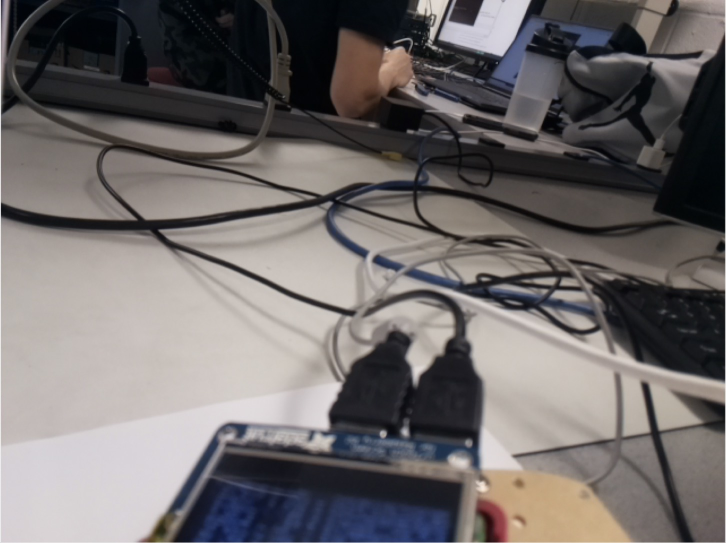
#> input picture final_project/wires.jpg, 1452 x 1086 px (shown at 1/2 size)
$ python lane_detection_img.py
#> lines starting #> are read from the running program, lines starting #| are printed output that depends on the picture; after the words box and inside, x2 and y2 are one past the last pixel; in counts of white or black regions, pixels touching at a corner belong together
import cv2
# import pandas as pd
import numpy as np
import os
# import matplotlib.pyplot as plt

cap = cv2.imread('wires.jpg')
#> cap is the input picture: shape (1086, 1452, 3); mean B, G, R 106, 106.1, 110.7
# cap.set(3, 320)
# cap.set(4, 320)

frame = cv2.resize(cap, (640, 480))
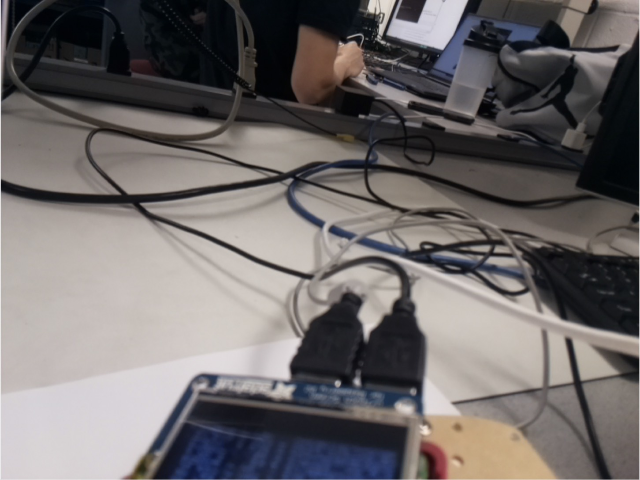
#> frame: shape (480, 640, 3); mean B, G, R 105.9, 106, 110.6
blur = cv2.GaussianBlur(frame, (5,5), 0)
img_hsv = cv2.cvtColor(blur, cv2.COLOR_BGR2HSV)
#> img_hsv: shape (480, 640, 3); mean H, S, V 62.4, 41.4, 114.1
cv2.imshow('img_hsv', img_hsv)
cv2.imshow('original', frame)

# Black color
low_black = np.array([0, 0, 0]) # in hsv
high_black = np.array([255, 255, 40]) # 40 or 30
black_mask = cv2.inRange(img_hsv, low_black, high_black)
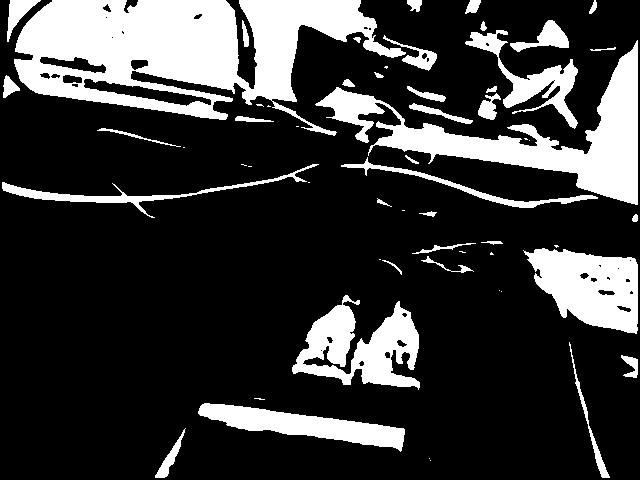
#> black_mask: shape (480, 640); 22.2% white; 58 white regions (20 under 20 px), largest, box (x1, y1, x2, y2) and area: (14, 0, 406, 136) 26892, (315, 40, 638, 205) 13017, (523, 248, 638, 334) 6430
black = cv2.bitwise_and(frame, frame, mask=black_mask)
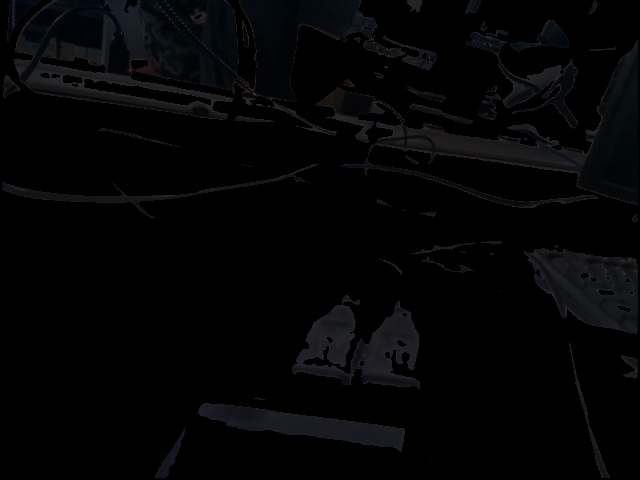
#> black: shape (480, 640, 3); mean B, G, R 5.1, 4.3, 4
cv2.imshow('black_detection', black)
canny = cv2.Canny(black_mask, 50, 150)
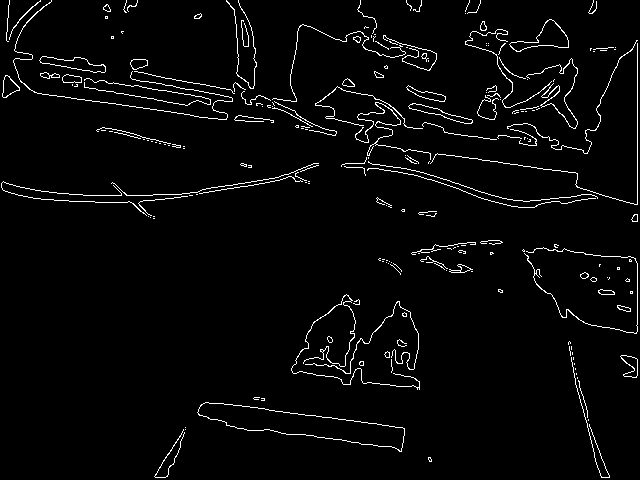
#> canny: shape (480, 640); 3.1% white in thin lines or dots

'''
ROI: 我們感興趣的區塊, 設計一個矩陣
np.zeros去畫一張以canny為寬高的全黑的圖
cv2.fillPoly: 在roi_mask填上我們的ROI圖並設定那塊區域為255 因此被我們填充的區域(ROI)就是亮的
'''
roi_mask = np.zeros(canny.shape, dtype=np.uint8)
# ROI = np.array([[(0,800),(1400,800),(1400,350),(0,350)]])
# ROI = np.array([[(0,150),(640,150),(640,0),(0,0)]])
ROI = np.array([[(0,480), (640,480), (0,150), (640,150)]])
cv2.fillPoly(roi_mask, pts=ROI, color=255)
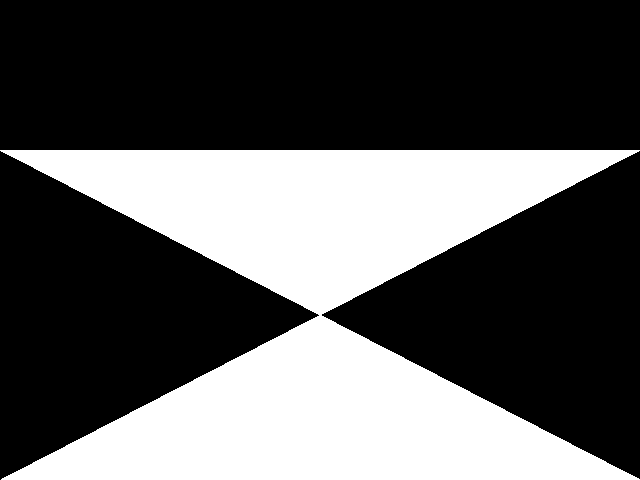
#> roi_mask: shape (480, 640); 34.6% white; 1 white region, box (x1, y1, x2, y2) and area: (0, 150, 640, 480) 106315

ROI_canny = cv2.bitwise_and(canny, roi_mask)
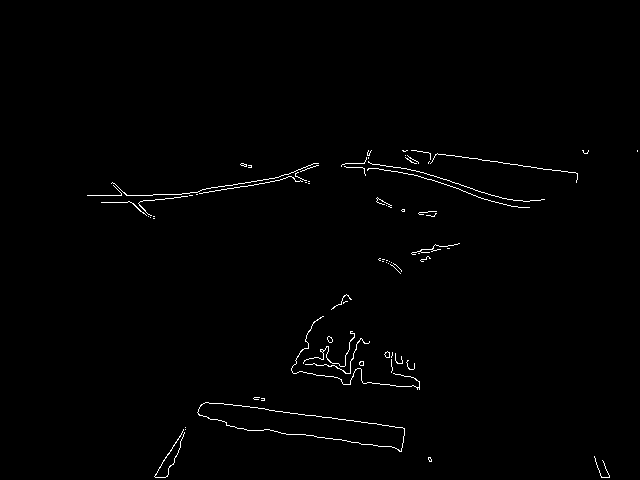
#> ROI_canny: shape (480, 640); 0.89% white in thin lines or dots, all inside (x1, y1, x2, y2) = (87, 150, 638, 478)
try:
    # lines = cv2.HoughLinesP(ROI_canny, 1, np.pi/180, 50, maxLineGap=50, minLineLength=20)
    lines = cv2.HoughLinesP(ROI_canny, 1, np.pi/180, 50, maxLineGap=150, minLineLength=30)
#> lines = [[221, 403, 404, 428], [411, 150, 577, 173], [103, 202, 434, 156], [226, 424, 401, 448], [134, 205, 430, 153], [367, 154, 507, 199], [87, 195, 181, 194], [366, 158, 513, 206], [154, 476, 183, 429], [292, 372, 419, 389], [228, 425, 401, 449]]
    for line in lines:
        x1, y1, x2, y2 = line[0]
        cv2.line(frame, (x1, y1), (x2, y2), (255, 0, 0), 3)
#> this loop made 11 passes
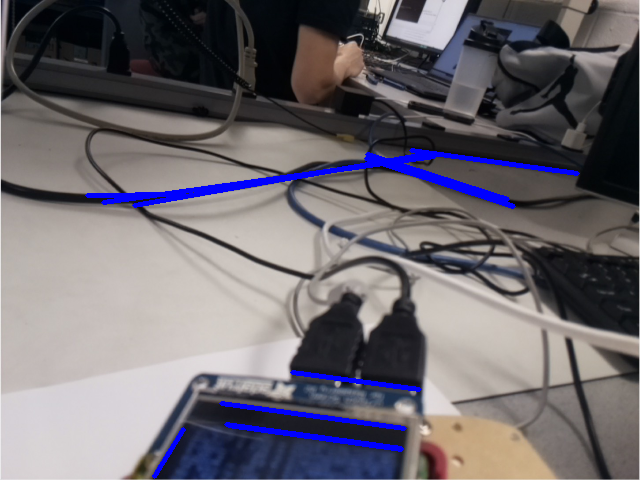
#> frame: shape (480, 640, 3); 2.54% of pixels changed, all inside (x1, y1, x2, y2) = (85, 148, 580, 479)
except:
    pass

cv2.imshow('canny', canny)
cv2.waitKey(0)

if cv2.waitKey(1) == ord('q'):
#> (key q is pressed here)
#> (the run stopped early here; a loop or call above may not have finished)

$ run again, with final_project/lane1.jpg copied over final_project/wires.jpg
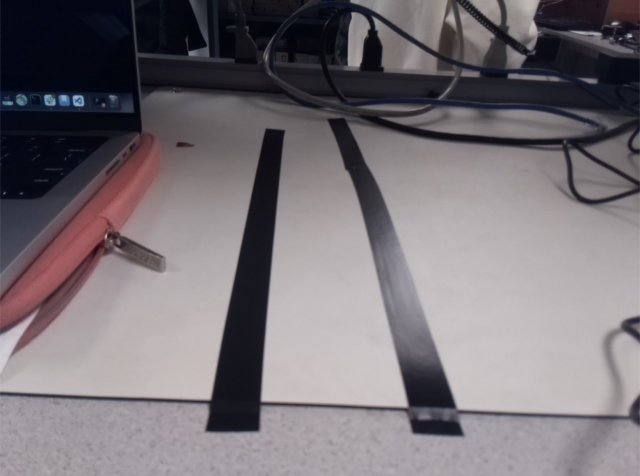
#> input picture final_project/lane1.jpg, 1280 x 952 px (shown at 1/2 size)
#> cap is the input picture: shape (952, 1280, 3); mean B, G, R 117.9, 112.9, 118.9
#> img_hsv: shape (480, 640, 3); mean H, S, V 137.4, 42.4, 122.2
#> `black_mask = cv2.inRange(img_hsv, low_black, high_black)`:
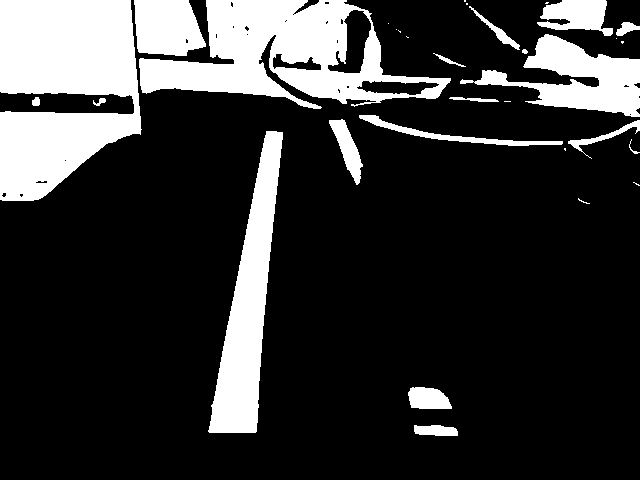
#> black_mask: shape (480, 640); 20.6% white; 32 white regions (13 under 20 px), largest, box (x1, y1, x2, y2) and area: (0, 0, 142, 201) 21088, (139, 0, 451, 109) 16561, (208, 131, 283, 433) 9685
#> canny: shape (480, 640); 1.8% white in thin lines or dots
#> roi_mask: shape (480, 640); 34.6% white; 1 white region, box (x1, y1, x2, y2) and area: (0, 150, 640, 480) 106315
#> ROI_canny: shape (480, 640); 0.28% white in thin lines or dots, all inside (x1, y1, x2, y2) = (61, 150, 639, 436)
#> lines = [[210, 416, 261, 150], [254, 432, 275, 196], [274, 214, 280, 150], [225, 432, 256, 432]]
#> the loop `for line in lines:` made 4 passes
#> after the loop `for line in lines:`:
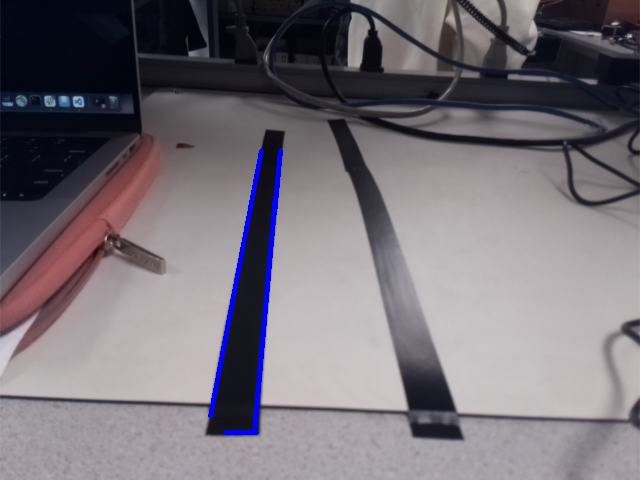
#> frame: shape (480, 640, 3); mean B, G, R 119.8, 112.4, 118.4

$ run again, with final_project/lane2.jpg copied over final_project/wires.jpg
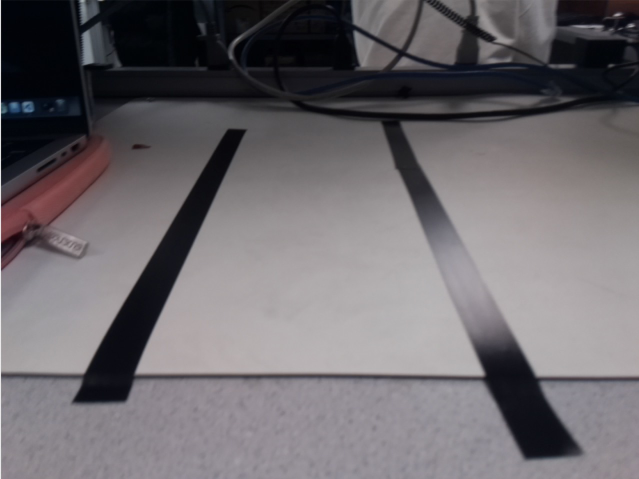
#> input picture final_project/lane2.jpg, 1278 x 958 px (shown at 1/2 size)
#> cap is the input picture: shape (958, 1278, 3); mean B, G, R 109.3, 105.3, 109.4
#> img_hsv: shape (480, 640, 3); mean H, S, V 136.2, 35.9, 111.7
#> `black_mask = cv2.inRange(img_hsv, low_black, high_black)`:
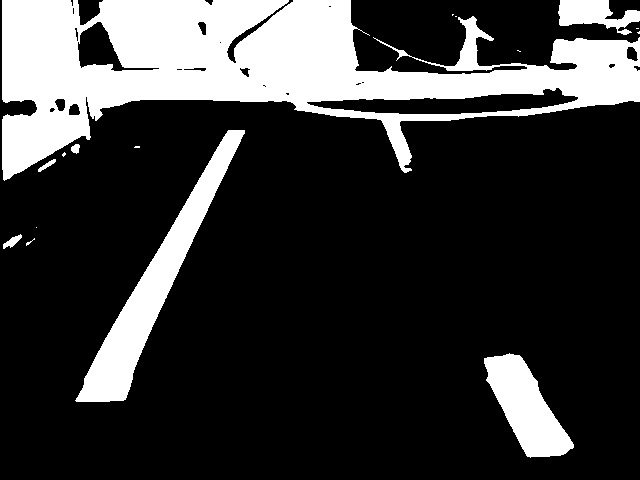
#> black_mask: shape (480, 640); 22% white; 16 white regions (9 under 20 px), largest, box (x1, y1, x2, y2) and area: (2, 0, 640, 181) 51820, (75, 130, 245, 402) 9051, (484, 353, 574, 458) 4768
#> canny: shape (480, 640); 1.5% white in thin lines or dots
#> roi_mask: shape (480, 640); 34.6% white; 1 white region, box (x1, y1, x2, y2) and area: (0, 150, 640, 480) 106315
#> ROI_canny: shape (480, 640); 0.15% white in thin lines or dots, all inside (x1, y1, x2, y2) = (1, 150, 574, 458)
#> lines = [[189, 247, 227, 169], [166, 235, 215, 150]]
#> the loop `for line in lines:` made 2 passes
#> after the loop `for line in lines:`:
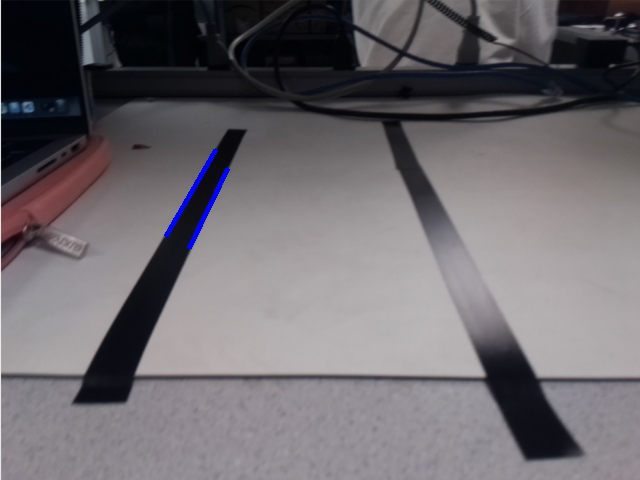
#> frame: shape (480, 640, 3); mean B, G, R 109.8, 105.2, 109.2

$ run again, with final_project/lane3.jpg copied over final_project/wires.jpg
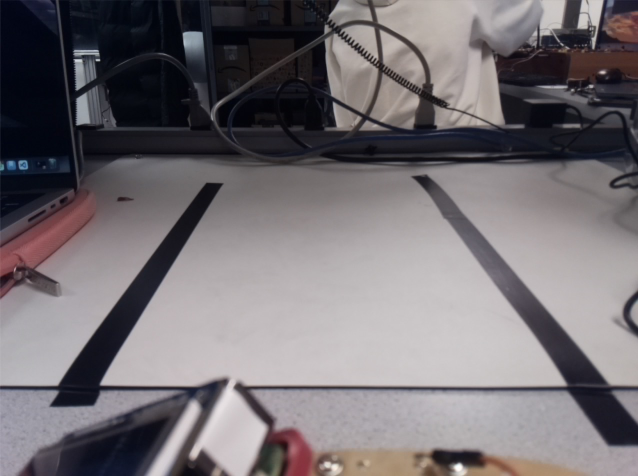
#> input picture final_project/lane3.jpg, 1276 x 952 px (shown at 1/2 size)
#> cap is the input picture: shape (952, 1276, 3); mean B, G, R 114.5, 110.4, 115.6
#> img_hsv: shape (480, 640, 3); mean H, S, V 124.4, 43.6, 119.2
#> black_mask: shape (480, 640); 22.6% white; 46 white regions (24 under 20 px), largest, box (x1, y1, x2, y2) and area: (59, 0, 337, 176) 26687, (218, 42, 640, 165) 16846, (0, 0, 77, 219) 12093
#> canny: shape (480, 640); 2.1% white in thin lines or dots
#> roi_mask: shape (480, 640); 34.6% white; 1 white region, box (x1, y1, x2, y2) and area: (0, 150, 640, 480) 106315
#> ROI_canny: shape (480, 640); 0.56% white in thin lines or dots, all inside (x1, y1, x2, y2) = (18, 150, 637, 480)
#> lines = [[242, 154, 569, 160], [27, 160, 635, 150], [354, 163, 603, 158], [73, 156, 320, 156], [32, 161, 636, 151], [459, 162, 618, 157], [184, 244, 242, 155], [169, 237, 206, 186]]
#> the loop `for line in lines:` made 8 passes
#> after the loop `for line in lines:`:
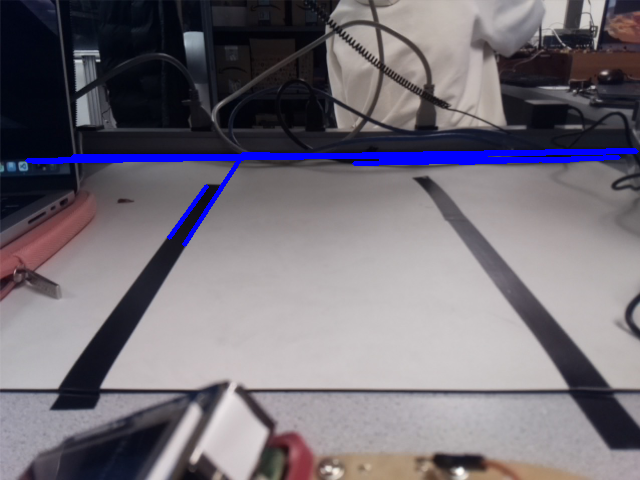
#> frame: shape (480, 640, 3); mean B, G, R 119, 109.6, 114.8
